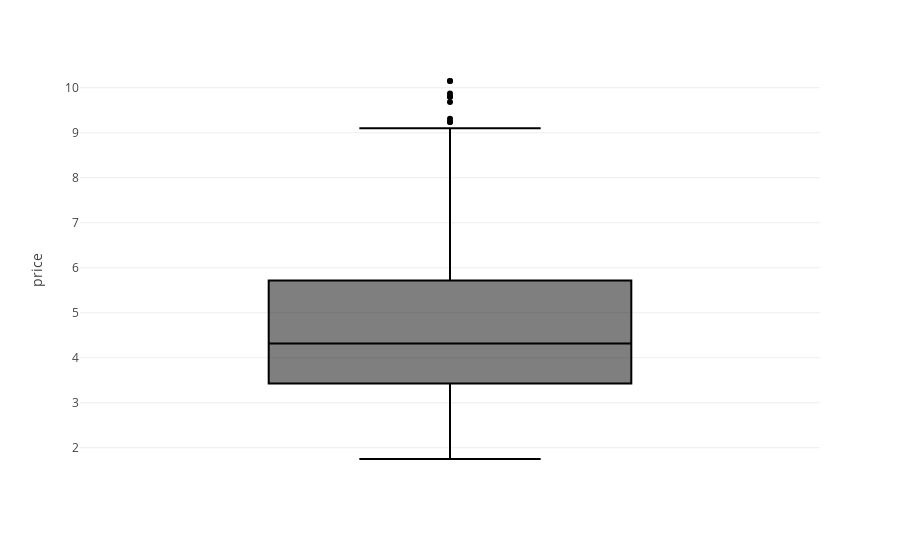

Notebook code cell kept with this figure:
### Markdown cell above
## Checking For Outliers

### Code cell
fig=px.box(df,y='price')
fig.show()

### Figure 1 — Plotly figure (JSON) as saved in the notebook; plotly's stock layout.template omitted (floating-point values rounded to 4 significant figures; data arrays with more than 128 entries replaced by an {"elided": "..."} marker saying what was removed)
{"data": [{"alignmentgroup": "True", "hovertemplate": "price=%{y}<extra></extra>", "legendgroup": "", "marker": {"color": "#000001"}, "name": "", "notched": false, "offsetgroup": "", "orientation": "v", "showlegend": false, "type": "box", "x0": " ", "xaxis": "x", "y": {"elided": "539 float values"}, "y0": " ", "yaxis": "y"}], "layout": {"boxmode": "group", "legend": {"tracegroupgap": 0}, "margin": {"t": 60}, "xaxis": {"anchor": "y", "domain": [0, 1]}, "yaxis": {"anchor": "x", "domain": [0, 1], "title": {"text": "price"}}}}
